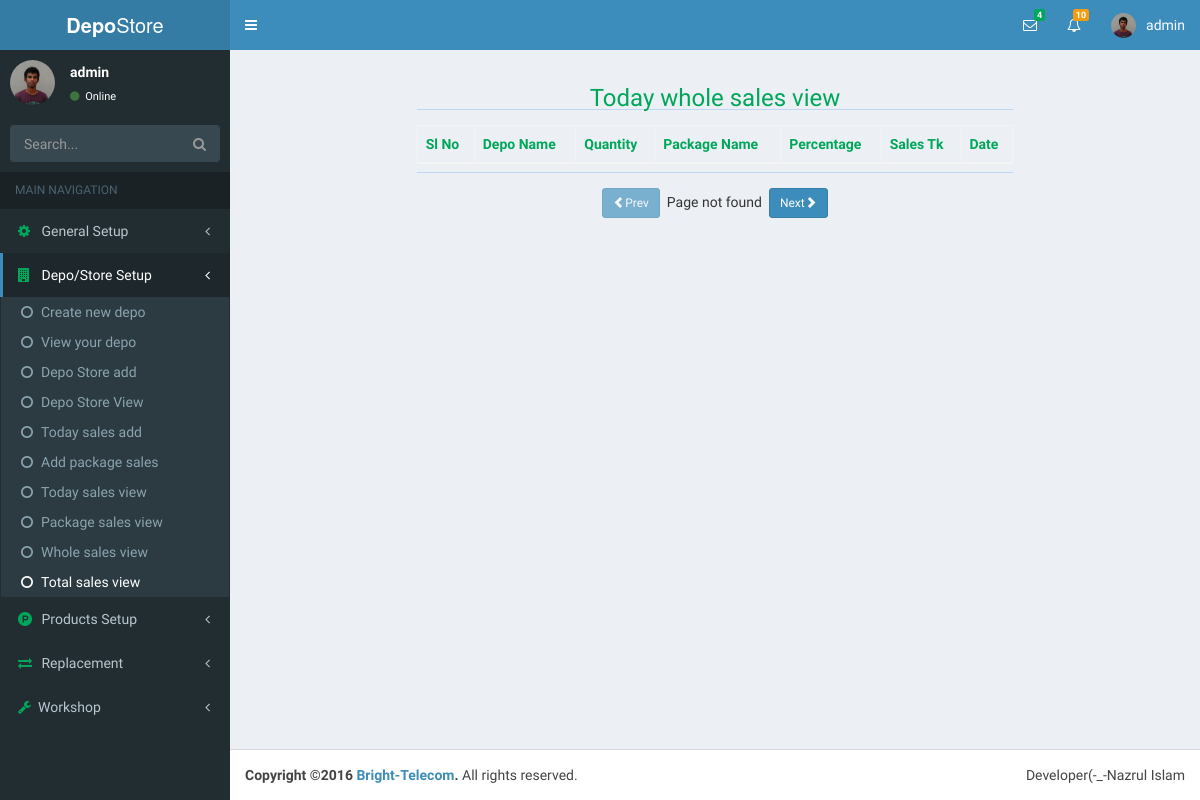
The page /index.php?page=viewDepoTotalSales&folder=depoinfo (signed in) on the database as committed earlier.
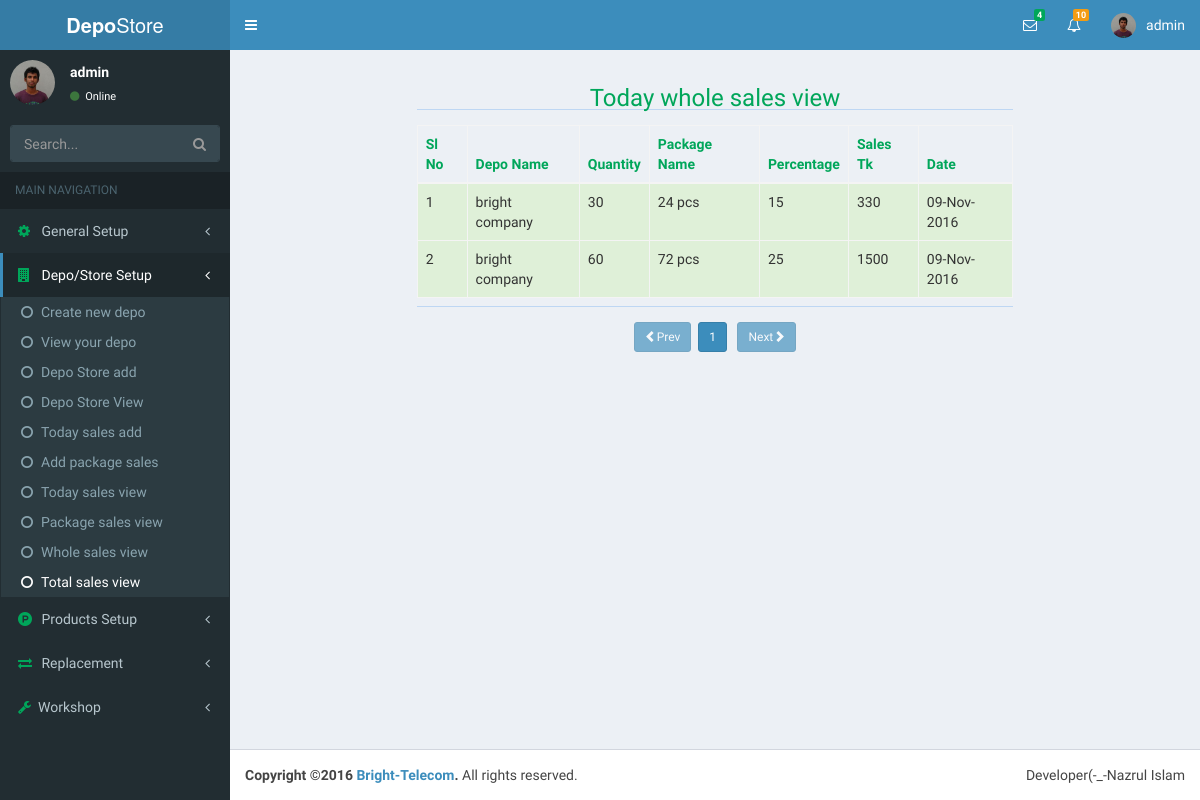
The same page on the database as committed later.
### tables this page shows
CREATE TABLE `whole_sales` (
  `id` int(11) NOT NULL,
  `depo_id` int(11) NOT NULL,
  `pack_name_id` int(11) NOT NULL,
  `total_item` int(11) NOT NULL,
  `percentage` float NOT NULL,
  `whole_sales_tk` int(11) NOT NULL,
  `whole_date` date NOT NULL
);

CREATE TABLE `depo` (
  `id` int(11) NOT NULL,
  `user_id` int(11) NOT NULL,
  `depo_name` varchar(80) NOT NULL,
  `first_name` varchar(15) NOT NULL,
  `last_name` varchar(15) NOT NULL,
  `birthDate` date NOT NULL,
  `nid` int(19) NOT NULL,
  `phone` int(11) NOT NULL,
  `email` varchar(35) NOT NULL,
  `website` varchar(35) NOT NULL,
  `upazilla` varchar(20) NOT NULL,
  `district` varchar(20) NOT NULL,
  `division` varchar(20) NOT NULL,
  `street` varchar(40) NOT NULL,
  `uploader` varchar(20) NOT NULL,
  `create_date` timestamp NOT NULL DEFAULT CURRENT_TIMESTAMP,
  `profile_update` timestamp NOT NULL DEFAULT CURRENT_TIMESTAMP ON UPDATE CURRENT_TIMESTAMP,
  `picture` varchar(47) NOT NULL
);

CREATE TABLE `pack_name` (
  `id` int(11) NOT NULL,
  `package_name` varchar(35) NOT NULL,
  `percentage` float NOT NULL
);

### necessaryClass/user.php (called while the page is built, shortened)
<?php
class loginUser{
	public function userLoginId(){
		if($_SESSION['userId']){
			return $_SESSION['userId'];
		}
		return false;
	}
}
$obj = new loginUser;
?>

### depoinfo/viewDepoTotalSales.php (the view, shortened to what this page needs)
<?php
	require('database.php');
	include_once('necessaryClass/user.php');
	$userLoginId=$obj->userLoginId();
	$depo=$db->prepare('SELECT * FROM depo WHERE user_id=?');
	$depo->bindParam(1,$userLoginId);
	$depo->execute();
	$fetchDepo=$depo->fetch(PDO::FETCH_ASSOC);
	$depoId=$fetchDepo['id'];
	$wholeSalesRecods=$db->prepare("SELECT * FROM whole_sales WHERE depo_id=?");
	$wholeSalesRecods->bindParam(1,$depoId);
	$wholeSalesRecods->execute();
	$rowCount=$wholeSalesRecods->rowCount();
	$per_page_row=10;
	$totalPage=ceil($rowCount/$per_page_row);
	$pageNumber=(isset($_GET['pgNumber'])?(int)$_GET['pgNumber']:(int)$_GET['pgNumber']=1);
	$startPage=(int)($pageNumber-1)*$per_page_row;
	$PackageSales=$db->prepare("SELECT *,whole_sales.id AS wID,depo.depo_name AS Dname,pack_name.package_name AS packName FROM whole_sales LEFT JOIN depo ON whole_sales.depo_id=depo.id LEFT JOIN pack_name ON whole_sales.pack_name_id=pack_name.id WHERE whole_sales.depo_id=? ORDER BY wID DESC LIMIT $startPage,$per_page_row");
	$PackageSales->bindParam(1,$depoId);
	$PackageSales->execute();
	$i='';
	$data='';
	while($wholeSalesRow=$PackageSales->fetch(PDO::FETCH_ASSOC)){
		$i++;
		$date=date('d-M-Y',strtotime($wholeSalesRow['whole_date']));
		$data.="
			<tr class='success'>
				<td>$i</td>
				<td>{$wholeSalesRow['Dname']}</td>
				<td>{$wholeSalesRow['total_item']}</td>
				<td>{$wholeSalesRow['packName']}</td>
				<td>{$wholeSalesRow['percentage']}</td>
				<td>{$wholeSalesRow['whole_sales_tk']}</td>
				<td>{$date}</td>
			</tr>
		";
	}
?>
<div class="container-fluid">
	<div class="row">
		<div class="col-sm-8 col-sm-offset-2">
			<h3 class="text-green text-center">Today whole sales view</h3>
			<hr>
		</div>
	</div>
	<div class="row">
		<div class="col-sm-8 col-sm-offset-2" style="margin-top:10px">
			<table class="table table-hover table-bordered table-striped table-consendend">
				<thead class="text-green">
					<th>Sl No</th>
					<th>Depo Name</th>
					<th>Quantity</th>
					<th>Package Name</th>
					<th>Percentage</th>
					<th>Sales Tk</th>
					<th>Date</th>
				</thead>
				<tbody>
					<?php echo $data;?>
				</tbody>
			</table><hr>
		</div>
		<div class="col-sm-10 col-sm-offset-1 text-center" style="margin-top:10px">
			<?php
				$prevPage=$pageNumber-1;
				$nextPage=$pageNumber+1;
				if($pageNumber<=1){
					echo"<a href='index.php?page=viewDepoTotalSales&folder=depoinfo&pgNumber={$prevPage}' class='btn btn-primary btn-sm disabled'><span class='glyphicon glyphicon-chevron-left'></span>Prev</a>&nbsp;&nbsp;";
				}else{
					echo"<a href='index.php?page=viewDepoTotalSales&folder=depoinfo&pgNumber={$prevPage}' class='btn btn-primary btn-sm'><span class='glyphicon glyphicon-chevron-left'></span>Prev</a>&nbsp;&nbsp;";
				}
				if($pageNumber>$totalPage){
					echo"Page not found";
				}else{
					for($i=1;$i<=$totalPage;$i++){
						if($i == $pageNumber){
							echo"<a href='index.php?page=viewDepoTotalSales&folder=depoinfo&pgNumber={$i}' class='btn btn-primary btn-sm'>$i</a>&nbsp;";
						}else{
							echo"<a href='index.php?page=viewDepoTotalSales&folder=depoinfo&pgNumber={$i}' class='btn btn-default btn-sm'>$i</a>&nbsp;";
						}
					}
				}
			if($totalPage==$pageNumber){
				echo"&nbsp;&nbsp;<a href='index.php?page=viewDepoTotalSales&folder=depoinfo&pgNumber={$nextPage}' class='btn btn-primary btn-sm disabled'>Next<span class='glyphicon glyphicon-chevron-right'></span></a>";
			}else{
				echo"&nbsp;&nbsp;<a href='index.php?page=viewDepoTotalSales&folder=depoinfo&pgNumber={$nextPage}' class='btn btn-primary btn-sm'>Next<span class='glyphicon glyphicon-chevron-right'></span></a>";
			}
			?>
		</div>
	</div>
</div>

Rows that differ between the two databases and show on the page:
added whole_sales: depo.depo_name "bright company", total_item "30", pack_name.package_name "24 pcs", pack_name.percentage "15", whole_sales_tk "330", whole_date "09-Nov-2016"
added whole_sales: depo.depo_name "bright company", total_item "60", pack_name.package_name "72 pcs", pack_name.percentage "25", whole_sales_tk "1500", whole_date "09-Nov-2016"
Other text that changed with them:
new list line: "1"
text no longer shown: "Page not found"
